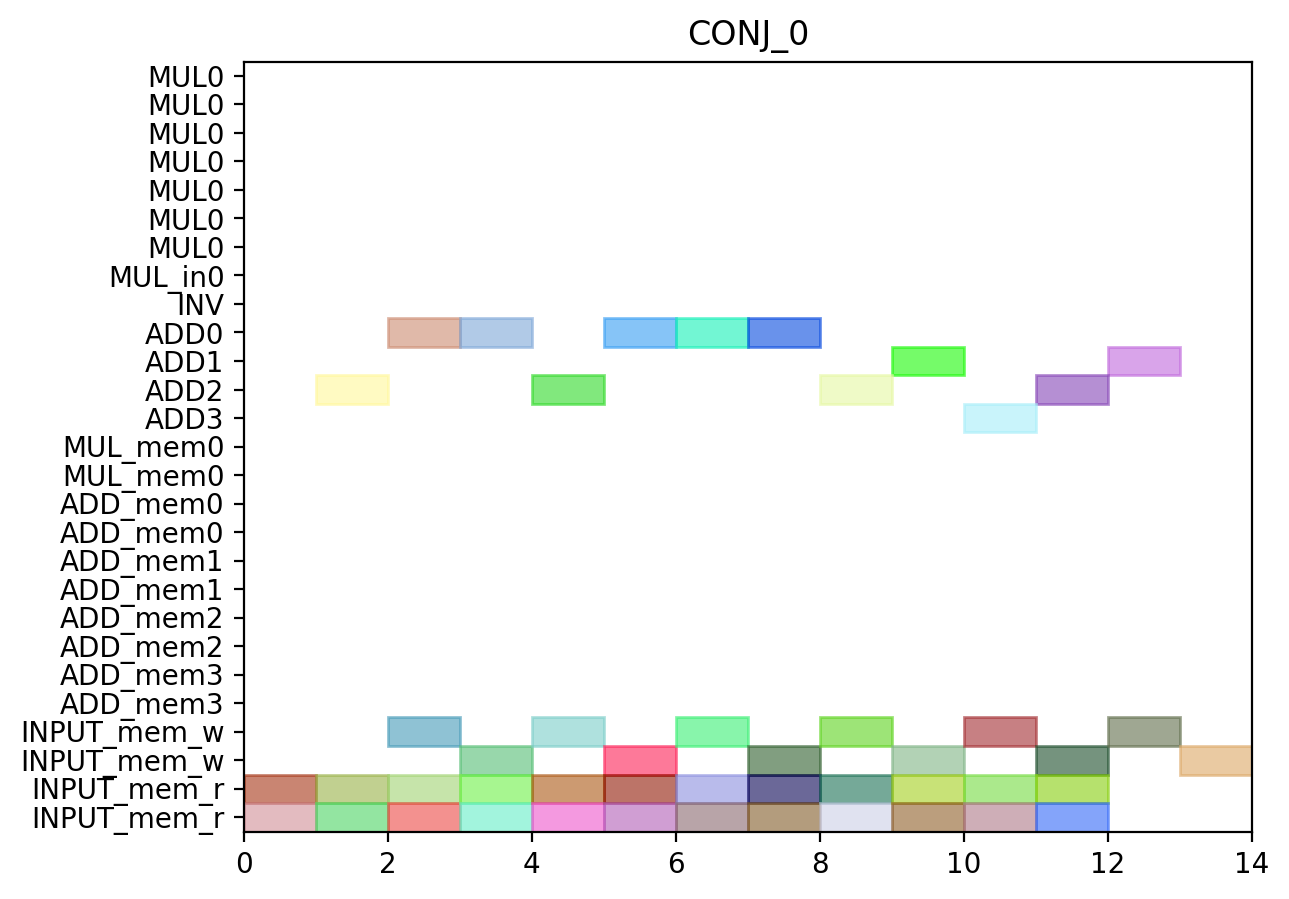

Here is the Python script that generated this plot:
from pyschedule import Scenario, solvers, plotters, alt


def solve():
	horizon = 90
	S = Scenario("CONJ_0", horizon=horizon)

	# resource
	MUL = S.Resources('MUL', num=1, size=7)
	MUL_in = S.Resources('MUL_in', num=1)
	INV = S.Resource('INV')
	ADD = S.Resources('ADD', num=4, periods=range(1, horizon))
	MUL_mem = S.Resources('MUL_mem', num=1, size=2)
	ADD_mem = S.Resources('ADD_mem', num=4, size=2)
	INPUT_mem_w = S.Resource('INPUT_mem_w', size=2)
	INPUT_mem_r = S.Resource('INPUT_mem_r', size=2)

	# result of previous scheduling

	# new tasks
	c000 = S.Task('c000', length=1, delay_cost=1)
	c000 += alt(ADD)

	S += 0<c000

	c000_mem0 = S.Task('c000_mem0', length=1, delay_cost=1)
	c000_mem0 += INPUT_mem_r
	S += c000_mem0 <= c000

	c000_mem1 = S.Task('c000_mem1', length=1, delay_cost=1)
	c000_mem1 += INPUT_mem_r
	S += c000_mem1 <= c000

	c000_w = S.Task('c000_w', length=1, delay_cost=1)
	c000_w += alt(INPUT_mem_w)
	S += c000 <= c000_w

	c001 = S.Task('c001', length=1, delay_cost=1)
	c001 += alt(ADD)

	S += 0<c001

	c001_mem0 = S.Task('c001_mem0', length=1, delay_cost=1)
	c001_mem0 += INPUT_mem_r
	S += c001_mem0 <= c001

	c001_mem1 = S.Task('c001_mem1', length=1, delay_cost=1)
	c001_mem1 += INPUT_mem_r
	S += c001_mem1 <= c001

	c001_w = S.Task('c001_w', length=1, delay_cost=1)
	c001_w += alt(INPUT_mem_w)
	S += c001 <= c001_w

	c010 = S.Task('c010', length=1, delay_cost=1)
	c010 += alt(ADD)

	S += 0<c010

	c010_mem0 = S.Task('c010_mem0', length=1, delay_cost=1)
	c010_mem0 += INPUT_mem_r
	S += c010_mem0 <= c010

	c010_mem1 = S.Task('c010_mem1', length=1, delay_cost=1)
	c010_mem1 += INPUT_mem_r
	S += c010_mem1 <= c010

	c010_w = S.Task('c010_w', length=1, delay_cost=1)
	c010_w += alt(INPUT_mem_w)
	S += c010 <= c010_w

	c011 = S.Task('c011', length=1, delay_cost=1)
	c011 += alt(ADD)

	S += 0<c011

	c011_mem0 = S.Task('c011_mem0', length=1, delay_cost=1)
	c011_mem0 += INPUT_mem_r
	S += c011_mem0 <= c011

	c011_mem1 = S.Task('c011_mem1', length=1, delay_cost=1)
	c011_mem1 += INPUT_mem_r
	S += c011_mem1 <= c011

	c011_w = S.Task('c011_w', length=1, delay_cost=1)
	c011_w += alt(INPUT_mem_w)
	S += c011 <= c011_w

	c100 = S.Task('c100', length=1, delay_cost=1)
	c100 += alt(ADD)

	S += 0<c100

	c100_mem0 = S.Task('c100_mem0', length=1, delay_cost=1)
	c100_mem0 += INPUT_mem_r
	S += c100_mem0 <= c100

	c100_mem1 = S.Task('c100_mem1', length=1, delay_cost=1)
	c100_mem1 += INPUT_mem_r
	S += c100_mem1 <= c100

	c100_w = S.Task('c100_w', length=1, delay_cost=1)
	c100_w += alt(INPUT_mem_w)
	S += c100 <= c100_w

	c101 = S.Task('c101', length=1, delay_cost=1)
	c101 += alt(ADD)

	S += 0<c101

	c101_mem0 = S.Task('c101_mem0', length=1, delay_cost=1)
	c101_mem0 += INPUT_mem_r
	S += c101_mem0 <= c101

	c101_mem1 = S.Task('c101_mem1', length=1, delay_cost=1)
	c101_mem1 += INPUT_mem_r
	S += c101_mem1 <= c101

	c101_w = S.Task('c101_w', length=1, delay_cost=1)
	c101_w += alt(INPUT_mem_w)
	S += c101 <= c101_w

	c110 = S.Task('c110', length=1, delay_cost=1)
	c110 += alt(ADD)

	S += 0<c110

	c110_mem0 = S.Task('c110_mem0', length=1, delay_cost=1)
	c110_mem0 += INPUT_mem_r
	S += c110_mem0 <= c110

	c110_mem1 = S.Task('c110_mem1', length=1, delay_cost=1)
	c110_mem1 += INPUT_mem_r
	S += c110_mem1 <= c110

	c110_w = S.Task('c110_w', length=1, delay_cost=1)
	c110_w += alt(INPUT_mem_w)
	S += c110 <= c110_w

	c111 = S.Task('c111', length=1, delay_cost=1)
	c111 += alt(ADD)

	S += 0<c111

	c111_mem0 = S.Task('c111_mem0', length=1, delay_cost=1)
	c111_mem0 += INPUT_mem_r
	S += c111_mem0 <= c111

	c111_mem1 = S.Task('c111_mem1', length=1, delay_cost=1)
	c111_mem1 += INPUT_mem_r
	S += c111_mem1 <= c111

	c111_w = S.Task('c111_w', length=1, delay_cost=1)
	c111_w += alt(INPUT_mem_w)
	S += c111 <= c111_w

	c200 = S.Task('c200', length=1, delay_cost=1)
	c200 += alt(ADD)

	S += 0<c200

	c200_mem0 = S.Task('c200_mem0', length=1, delay_cost=1)
	c200_mem0 += INPUT_mem_r
	S += c200_mem0 <= c200

	c200_mem1 = S.Task('c200_mem1', length=1, delay_cost=1)
	c200_mem1 += INPUT_mem_r
	S += c200_mem1 <= c200

	c200_w = S.Task('c200_w', length=1, delay_cost=1)
	c200_w += alt(INPUT_mem_w)
	S += c200 <= c200_w

	c201 = S.Task('c201', length=1, delay_cost=1)
	c201 += alt(ADD)

	S += 0<c201

	c201_mem0 = S.Task('c201_mem0', length=1, delay_cost=1)
	c201_mem0 += INPUT_mem_r
	S += c201_mem0 <= c201

	c201_mem1 = S.Task('c201_mem1', length=1, delay_cost=1)
	c201_mem1 += INPUT_mem_r
	S += c201_mem1 <= c201

	c201_w = S.Task('c201_w', length=1, delay_cost=1)
	c201_w += alt(INPUT_mem_w)
	S += c201 <= c201_w

	c210 = S.Task('c210', length=1, delay_cost=1)
	c210 += alt(ADD)

	S += 0<c210

	c210_mem0 = S.Task('c210_mem0', length=1, delay_cost=1)
	c210_mem0 += INPUT_mem_r
	S += c210_mem0 <= c210

	c210_mem1 = S.Task('c210_mem1', length=1, delay_cost=1)
	c210_mem1 += INPUT_mem_r
	S += c210_mem1 <= c210

	c210_w = S.Task('c210_w', length=1, delay_cost=1)
	c210_w += alt(INPUT_mem_w)
	S += c210 <= c210_w

	c211 = S.Task('c211', length=1, delay_cost=1)
	c211 += alt(ADD)

	S += 0<c211

	c211_mem0 = S.Task('c211_mem0', length=1, delay_cost=1)
	c211_mem0 += INPUT_mem_r
	S += c211_mem0 <= c211

	c211_mem1 = S.Task('c211_mem1', length=1, delay_cost=1)
	c211_mem1 += INPUT_mem_r
	S += c211_mem1 <= c211

	c211_w = S.Task('c211_w', length=1, delay_cost=1)
	c211_w += alt(INPUT_mem_w)
	S += c211 <= c211_w

	solvers.mip.solve(S,msg=1,kind='CPLEX',ratio_gap=1.01)

	solution = [['hoge']*len(S.solution()[1]) for i in range(len(S.solution()))]
	for i in range(len(S.solution())):
		for j in range(len(S.solution()[i])):
			solution[i][j]=str(S.solution()[i][j])
	print(solution)

	cycles = int(solution[-1][3])

	pic_file_name = "/home/mfukuda/pairing_automation_design2/bls12-461/scheduling/CONJ_mul1_add4/CONJ_0.png"
	if(S.solution() != []):
		plotters.matplotlib.plot(S,img_filename=pic_file_name, vertical_text=True, fig_size=(cycles*0.25+3, 5), show_task_labels=False)

	return solution
